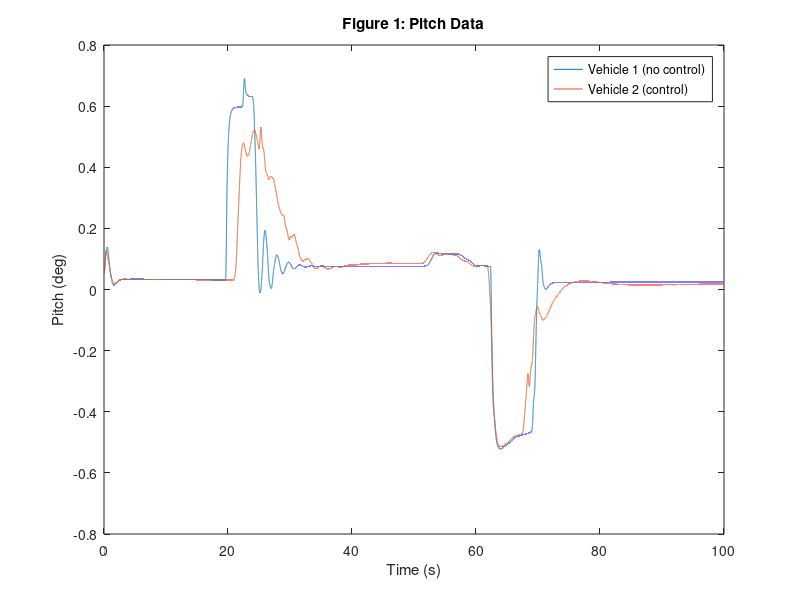

This figure's MATLAB source: (Note: this script raises an error after producing the figure.)
%% ME 2004: Vehicle Pitch Rate
% DESCRIPTION: This demo explores numerical differentiation using a
% forward, backward, and central difference. Numeric differentiation is
% applied to a comparison of two vehicles' pitch rates. 
clear; clc; close all;

%% Pitch and Pitch Rate
% Load and plot data contained in the MAT file:
load('ME2004_PitchData.mat')

figure 
grid on
plot(t,pitch1,t,pitch2)
xlabel('Time (s)')
ylabel('Pitch (deg)')
title('Figure 1: Pitch Data')
legend('Vehicle 1 (no control)','Vehicle 2 (control)')

% Compute and plot the pitch rate:
pitchRate1 = numericDerivatives(t,pitch1);      % Pitch rate of Vehicle 1
pitchRate2 = numericDerivatives(t,pitch2);      % Pitch rate of Vehicle 2

figure 
grid on; hold on
plot(t,pitchRate1)
plot(t,pitchRate2,'linewidth',1.25)
xlabel('Time (s)')
ylabel('Pitch Rate (deg/s)')
title('Figure 2: Pitch Rate Data')
legend('Vehicle 1 (no control)','Vehicle 2 (control)')

%% Numeric Derivatives Function
function dydx = numericDerivatives(x,y)
% Inputs:
% x: Independent variable data [ND] (vector)
% y: Dependent variable data [ND] (vector)
% 
% Output:
% dydx: Numeric estimate of dy/dx using all 3 schemes [ND] (vector)
% 
% This code is robust enough to use in any numeric differentiation
% application!

h = x(2) - x(1);            % Assumes constant step size (not always valid!!)
dydx = zeros(1,length(x));	% Preallocate dydx vector

% Forward difference @ first data point:
dydx(1) = (y(2)-y(1))/h;

% Backwards difference @ last data point:
dydx(end) = (y(end)-y(end-1))/h;

% Central difference @ interior data points:
for i=2:length(x)-1
    dydx(i) = (y(i+1)-y(i-1))/(2*h);    % 2h, not h!
end
end
